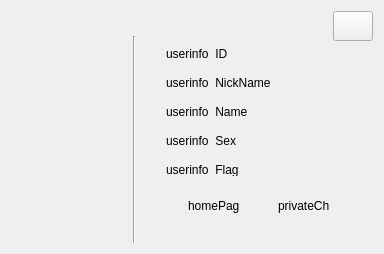
<?xml version="1.0" encoding="UTF-8"?>
<ui version="4.0">
 <class>UserInfoWindow</class>
 <widget class="C8CommonWindow" name="UserInfoWindow">
  <property name="geometry">
   <rect>
    <x>0</x>
    <y>0</y>
    <width>380</width>
    <height>250</height>
   </rect>
  </property>
  <property name="windowTitle">
   <string>UserInfoWindow</string>
  </property>
  <layout class="QGridLayout" name="gridLayout">
   <item row="0" column="0">
    <widget class="QWidget" name="widget" native="true">
     <property name="minimumSize">
      <size>
       <width>362</width>
       <height>232</height>
      </size>
     </property>
     <layout class="QHBoxLayout" name="horizontalLayout_7">
      <property name="spacing">
       <number>0</number>
      </property>
      <property name="leftMargin">
       <number>0</number>
      </property>
      <property name="topMargin">
       <number>0</number>
      </property>
      <property name="rightMargin">
       <number>0</number>
      </property>
      <property name="bottomMargin">
       <number>0</number>
      </property>
      <item>
       <layout class="QHBoxLayout" name="horizontalLayout_5">
        <property name="spacing">
         <number>0</number>
        </property>
        <item>
         <layout class="QHBoxLayout" name="horizontalLayout_4">
          <property name="spacing">
           <number>0</number>
          </property>
          <item>
           <spacer name="horizontalSpacer_2">
            <property name="orientation">
             <enum>Qt::Horizontal</enum>
            </property>
            <property name="sizeHint" stdset="0">
             <size>
              <width>40</width>
              <height>20</height>
             </size>
            </property>
           </spacer>
          </item>
          <item>
           <layout class="QVBoxLayout" name="verticalLayout">
            <property name="topMargin">
             <number>25</number>
            </property>
            <property name="bottomMargin">
             <number>25</number>
            </property>
            <item>
             <widget class="QLabel" name="label_useInfoHeadIcon">
              <property name="sizePolicy">
               <sizepolicy hsizetype="Expanding" vsizetype="Expanding">
                <horstretch>0</horstretch>
                <verstretch>0</verstretch>
               </sizepolicy>
              </property>
              <property name="minimumSize">
               <size>
                <width>122</width>
                <height>122</height>
               </size>
              </property>
              <property name="maximumSize">
               <size>
                <width>122</width>
                <height>122</height>
               </size>
              </property>
              <property name="text">
               <string/>
              </property>
             </widget>
            </item>
            <item>
             <widget class="QLabel" name="label_useInfoTea">
              <property name="maximumSize">
               <size>
                <width>16777215</width>
                <height>16777215</height>
               </size>
              </property>
              <property name="text">
               <string/>
              </property>
              <property name="alignment">
               <set>Qt::AlignCenter</set>
              </property>
             </widget>
            </item>
           </layout>
          </item>
          <item>
           <spacer name="horizontalSpacer">
            <property name="orientation">
             <enum>Qt::Horizontal</enum>
            </property>
            <property name="sizeHint" stdset="0">
             <size>
              <width>40</width>
              <height>20</height>
             </size>
            </property>
           </spacer>
          </item>
         </layout>
        </item>
        <item>
         <layout class="QVBoxLayout" name="verticalLayout_3">
          <property name="spacing">
           <number>0</number>
          </property>
          <property name="topMargin">
           <number>25</number>
          </property>
          <item>
           <widget class="Line" name="line">
            <property name="orientation">
             <enum>Qt::Vertical</enum>
            </property>
           </widget>
          </item>
         </layout>
        </item>
        <item>
         <layout class="QVBoxLayout" name="verticalLayout_4">
          <property name="spacing">
           <number>0</number>
          </property>
          <item>
           <layout class="QHBoxLayout" name="horizontalLayout_6">
            <item>
             <spacer name="horizontalSpacer_3">
              <property name="orientation">
               <enum>Qt::Horizontal</enum>
              </property>
              <property name="sizeHint" stdset="0">
               <size>
                <width>40</width>
                <height>20</height>
               </size>
              </property>
             </spacer>
            </item>
            <item>
             <widget class="QPushButton" name="pushButton_close">
              <property name="minimumSize">
               <size>
                <width>0</width>
                <height>30</height>
               </size>
              </property>
              <property name="text">
               <string/>
              </property>
             </widget>
            </item>
           </layout>
          </item>
          <item>
           <layout class="QVBoxLayout" name="verticalLayout_2">
            <property name="spacing">
             <number>17</number>
            </property>
            <property name="leftMargin">
             <number>30</number>
            </property>
            <property name="topMargin">
             <number>7</number>
            </property>
            <property name="rightMargin">
             <number>44</number>
            </property>
            <property name="bottomMargin">
             <number>25</number>
            </property>
            <item>
             <widget class="QLabel" name="label_teacher_id">
              <property name="minimumSize">
               <size>
                <width>0</width>
                <height>12</height>
               </size>
              </property>
              <property name="maximumSize">
               <size>
                <width>16777215</width>
                <height>12</height>
               </size>
              </property>
              <property name="text">
               <string>userinfo_ID</string>
              </property>
             </widget>
            </item>
            <item>
             <widget class="QLabel" name="label_teacher_nickname">
              <property name="minimumSize">
               <size>
                <width>0</width>
                <height>12</height>
               </size>
              </property>
              <property name="maximumSize">
               <size>
                <width>16777215</width>
                <height>12</height>
               </size>
              </property>
              <property name="text">
               <string>userinfo_NickName</string>
              </property>
             </widget>
            </item>
            <item>
             <widget class="QLabel" name="label_teacher_name">
              <property name="minimumSize">
               <size>
                <width>0</width>
                <height>12</height>
               </size>
              </property>
              <property name="maximumSize">
               <size>
                <width>16777215</width>
                <height>12</height>
               </size>
              </property>
              <property name="text">
               <string>userinfo_Name</string>
              </property>
             </widget>
            </item>
            <item>
             <widget class="QLabel" name="label_teacher_sex">
              <property name="minimumSize">
               <size>
                <width>0</width>
                <height>12</height>
               </size>
              </property>
              <property name="maximumSize">
               <size>
                <width>16777215</width>
                <height>12</height>
               </size>
              </property>
              <property name="text">
               <string>userinfo_Sex</string>
              </property>
             </widget>
            </item>
            <item>
             <widget class="QLabel" name="label_teacher_flag">
              <property name="minimumSize">
               <size>
                <width>0</width>
                <height>12</height>
               </size>
              </property>
              <property name="maximumSize">
               <size>
                <width>16777215</width>
                <height>12</height>
               </size>
              </property>
              <property name="text">
               <string>userinfo_Flag</string>
              </property>
             </widget>
            </item>
            <item>
             <layout class="QHBoxLayout" name="horizontalLayout_3">
              <property name="spacing">
               <number>17</number>
              </property>
              <item>
               <layout class="QHBoxLayout" name="horizontalLayout">
                <item>
                 <widget class="QLabel" name="label_homepage_pic">
                  <property name="minimumSize">
                   <size>
                    <width>16</width>
                    <height>16</height>
                   </size>
                  </property>
                  <property name="maximumSize">
                   <size>
                    <width>16</width>
                    <height>16</height>
                   </size>
                  </property>
                  <property name="text">
                   <string/>
                  </property>
                 </widget>
                </item>
                <item>
                 <widget class="QLabel" name="label_home_page">
                  <property name="text">
                   <string>homePage</string>
                  </property>
                 </widget>
                </item>
               </layout>
              </item>
              <item>
               <layout class="QHBoxLayout" name="horizontalLayout_2">
                <item>
                 <widget class="QLabel" name="label_swicher_pic">
                  <property name="minimumSize">
                   <size>
                    <width>16</width>
                    <height>16</height>
                   </size>
                  </property>
                  <property name="maximumSize">
                   <size>
                    <width>16</width>
                    <height>16</height>
                   </size>
                  </property>
                  <property name="text">
                   <string/>
                  </property>
                 </widget>
                </item>
                <item>
                 <widget class="QLabel" name="label_whisper">
                  <property name="text">
                   <string>privateChat</string>
                  </property>
                 </widget>
                </item>
               </layout>
              </item>
             </layout>
            </item>
           </layout>
          </item>
         </layout>
        </item>
       </layout>
      </item>
     </layout>
    </widget>
   </item>
  </layout>
 </widget>
 <layoutdefault spacing="6" margin="11"/>
 <customwidgets>
  <customwidget>
   <class>C8CommonWindow</class>
   <extends>QWidget</extends>
   <header>c8commonwindow.h</header>
   <container>1</container>
  </customwidget>
 </customwidgets>
 <resources/>
 <connections/>
</ui>
